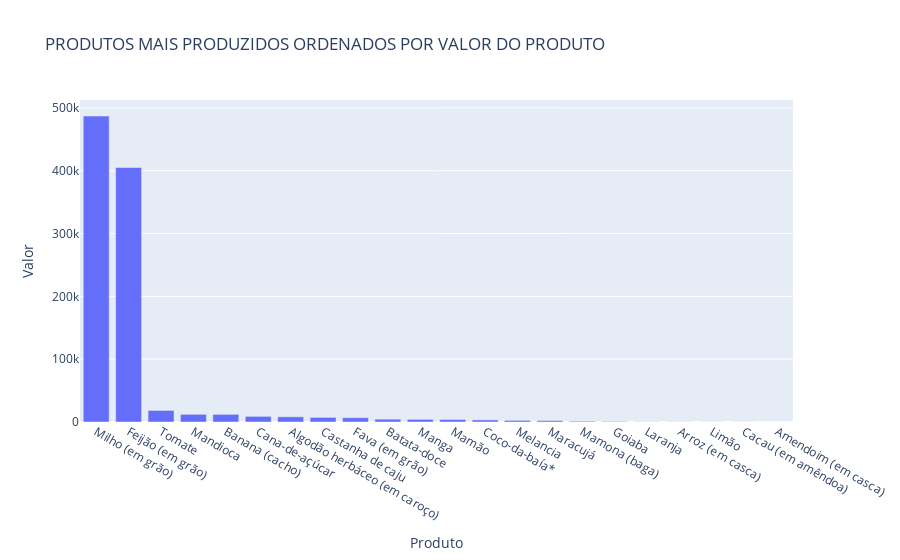

Notebook source saved alongside this figure:
### Code cell
fig = px.bar(df_valor_total_por_produto.sort_values("Valor", ascending=False), 
             y='Valor', 
             x='Produto', 
             title="PRODUTOS MAIS PRODUZIDOS ORDENADOS POR VALOR DO PRODUTO")
fig.show()

### Figure 1 — Plotly figure (JSON) as saved in the notebook; plotly's stock layout.template omitted (floating-point values rounded to 4 significant figures)
{"data": [{"alignmentgroup": "True", "hovertemplate": "Produto=%{x}<br>Valor=%{y}<extra></extra>", "legendgroup": "", "marker": {"color": "#636efa", "pattern": {"shape": ""}}, "name": "", "offsetgroup": "", "orientation": "v", "showlegend": false, "textposition": "auto", "type": "bar", "x": ["Milho (em grão)", "Feijão (em grão)", "Tomate", "Mandioca", "Banana (cacho)", "Cana-de-açúcar", "Algodão herbáceo (em caroço)", "Castanha de caju", "Fava (em grão)", "Batata-doce", "Manga", "Mamão", "Coco-da-baía*", "Melancia", "Maracujá", "Mamona (baga)", "Goiaba", "Laranja", "Arroz (em casca)", "Limão", "Cacau (em amêndoa)", "Amendoim (em casca)"], "xaxis": "x", "y": [486890, 405088, 18415, 12205, 12181, 8948, 8272, 7323, 6883, 4463, 4191, 4032, 3336, 2579, 2226, 1247, 733, 235, 182, 121, 73, 10], "yaxis": "y"}], "layout": {"barmode": "relative", "legend": {"tracegroupgap": 0}, "title": {"text": "PRODUTOS MAIS PRODUZIDOS ORDENADOS POR VALOR DO PRODUTO"}, "xaxis": {"anchor": "y", "domain": [0, 1], "title": {"text": "Produto"}}, "yaxis": {"anchor": "x", "domain": [0, 1], "title": {"text": "Valor"}}}}
